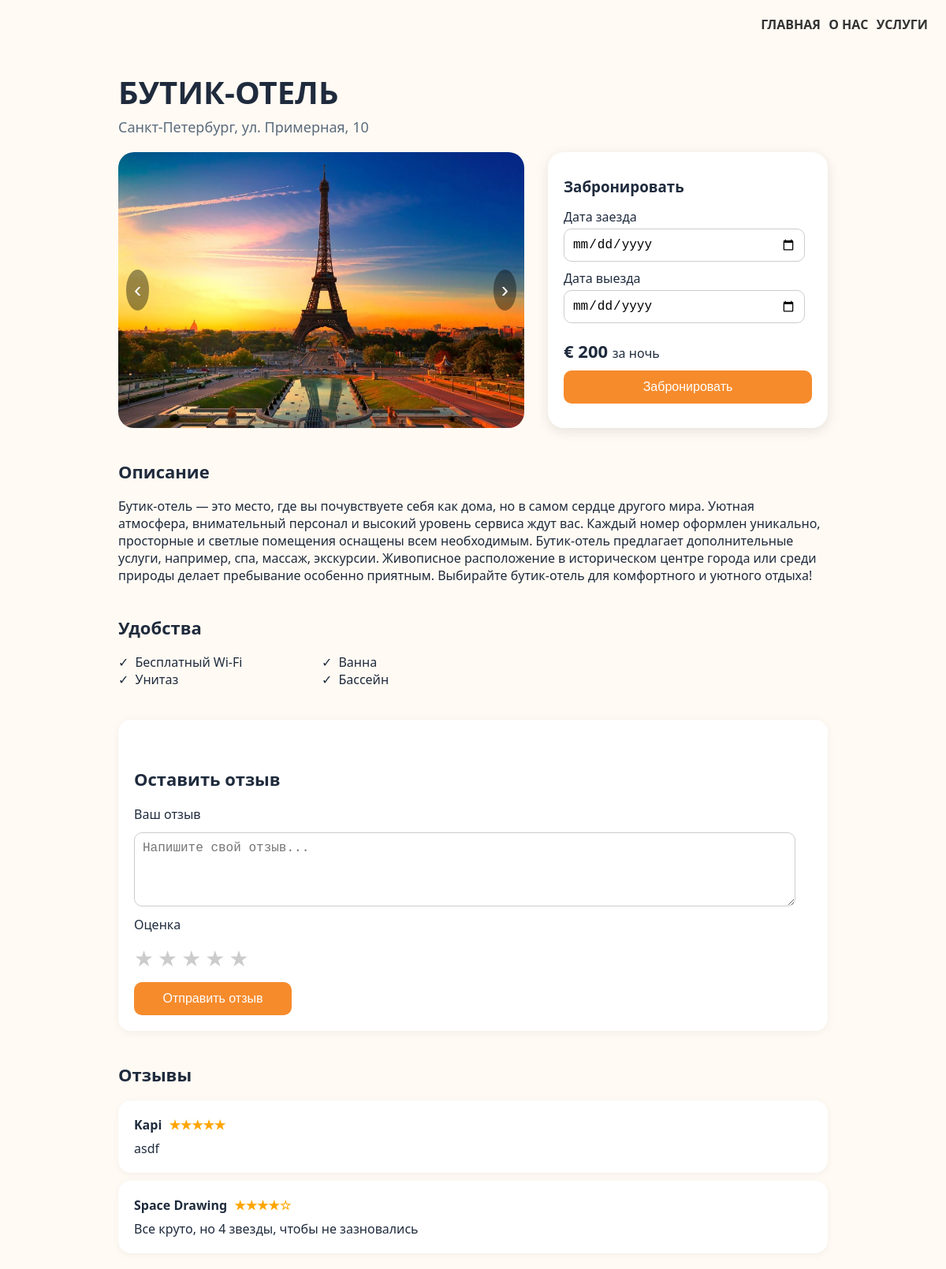
The page /hotel_menu/1 on the database its author committed.
### data/hotel.py (models this page shows)
class Hotel(SqlAlchemyBase):
    __tablename__ = 'hotel'
    id = sqlalchemy.Column(sqlalchemy.Integer, primary_key=True, autoincrement=True)
    image = sqlalchemy.Column(sqlalchemy.String)
    alternative = sqlalchemy.Column(sqlalchemy.String)
    title = sqlalchemy.Column(sqlalchemy.String)
    city = sqlalchemy.Column(sqlalchemy.String)
    price = sqlalchemy.Column(sqlalchemy.String)
    rating = sqlalchemy.Column(sqlalchemy.String)
    description = sqlalchemy.Column(sqlalchemy.String)
    conveniences = sqlalchemy.Column(sqlalchemy.String)
    reviews = orm.relationship("Review", back_populates="hotel")

### data/review.py (models this page shows)
class Review(SqlAlchemyBase):
    __tablename__ = 'review'
    id = sqlalchemy.Column(sqlalchemy.Integer, primary_key=True, autoincrement=True)
    text = sqlalchemy.Column(sqlalchemy.String, nullable=True, default='')
    rating = sqlalchemy.Column(sqlalchemy.Integer, nullable=True, default=0)
    username = sqlalchemy.Column(sqlalchemy.String, nullable=False)
    user_id = sqlalchemy.Column(sqlalchemy.Integer, sqlalchemy.ForeignKey("user.id"))
    user = orm.relationship("User", back_populates='reviews')
    hotel_id = sqlalchemy.Column(sqlalchemy.Integer, sqlalchemy.ForeignKey("hotel.id"))
    hotel = orm.relationship("Hotel", back_populates='reviews')

### main.py (the view, shortened to what this page needs)
@app.route("/hotel_menu/<index_hotel>", methods=["GET", "POST"])
def hotel_menu(index_hotel):
    db_sess = db_session.create_session()
    files = os.listdir(path=f"static/images_{index_hotel}")
    images = [
        url_for("static", filename=f"images_{index_hotel}/room{i}.jpg")
        for i in range(1, len(files) + 1)
    ]
    hotel_card = db_sess.query(Hotel).filter(Hotel.id == index_hotel).first().__dict__
    conveniences = hotel_card["conveniences"].split(";")
    reviews = db_sess.query(Review).filter(Review.hotel_id == index_hotel).all()
    review_list = [
        {
            "username": review.username,
            "text": review.text,
            "rating": review.rating,
        }
        for review in reviews
    ]
    return render_template(
        "hotel_menu.html",
        images=images,
        index_hotel=index_hotel,
        hotel_card=hotel_card,
        conveniences=conveniences,
        reviews=review_list,
    )

### data/db_session.py (called while the page is built)
def create_session() -> Session:
    global __factory
    return __factory()

### templates/hotel_menu.html (shortened to what this page needs)
<!DOCTYPE html>
<html lang="ru">
  <head>
    <link rel="stylesheet" href="../static/styles/hotel_menu.css" />
  </head>
  <body>
    <header>
      <nav class="navbar">
        <div class="nav-links">
          <a href="/">ГЛАВНАЯ</a>
          <a href="#">О НАС</a>
          <a href="#">УСЛУГИ</a>
        </div>
      </nav>
    </header>
    <div class="container">
      <h1>{{ hotel_card["title"] }}</h1>
      <div class="subheading">{{ hotel_card["city"] }}, ул. Примерная, 10</div>
      <div class="top-section">
        <div class="hotel-img">
          <button class="carousel-btn prev" onclick="prevImage()">‹</button>
          <img id="carousel-image" src="{{ images[0] }}" alt="Hotel Room" />
          <button class="carousel-btn next" onclick="nextImage()">›</button>
        </div>
        <div class="booking-panel">
          <h3>Забронировать</h3>
          <div class="input-group">
            <label for="checkin">Дата заезда</label>
            <input type="date" id="checkin" name="checkin" />
          </div>
          <div class="input-group">
            <label for="checkout">Дата выезда</label>
            <input type="date" id="checkout" name="checkout" />
          </div>
          <div class="price">
            € 200
            <span style="font-weight: normal; font-size: 16px">за ночь</span>
          </div>
          <button class="book-btn">Забронировать</button>
        </div>
      </div>
      <div class="description">
        <h2>Описание</h2>
        <p>{{ hotel_card["description"] }}</p>
      </div>
      <div class="amenities">
        <h2>Удобства</h2>
        <ul>
          {% for convenience in conveniences %}
          <li>{{ convenience }}</li>
          {% endfor %}
        </ul>
      </div>
      <div class="reviews">
        <div class="leave-review">
          <h2>Оставить отзыв</h2>
          <form class="review-form" method="post">
            <label for="review-text">Ваш отзыв</label>
            <textarea
              id="review-text"
              name="text"
              rows="4"
              placeholder="Напишите свой отзыв..."
            ></textarea>
            <label>Оценка</label>
            <div class="star-rating">
              <input type="radio" name="rating" id="star5" value="5" /><label
                for="star5"
                >★</label
              >
              <input type="radio" name="rating" id="star4" value="4" /><label
                for="star4"
                >★</label
              >
              <input type="radio" name="rating" id="star3" value="3" /><label
                for="star3"
                >★</label
              >
              <input type="radio" name="rating" id="star2" value="2" /><label
                for="star2"
                >★</label
              >
              <input type="radio" name="rating" id="star1" value="1" /><label
                for="star1"
                >★</label
              >
            </div>
            <button type="submit" class="submit-review">Отправить отзыв</button>
          </form>
        </div>
        <div class="review">
          <h2>Отзывы</h2>
          {% for review in reviews %}
          <div class="review-box">
            <strong
              >{{ review["username"] }}<span class="stars">
                {{ '★' * review["rating"] }}{{ '☆' * (5 - review["rating"]) }}
              </span></strong
            >
            {{ review["text"] }}
          </div>
          {% endfor %}
        </div>
      </div>
    </div>
  </body>
</html>

### static/styles/hotel_menu.css (style rules this page uses)
body { font-family: "Segoe UI", sans-serif; background-color: #fffaf3; color: #1f2b3d; margin: 0; padding: 20px; }
.container { max-width: 900px; margin: 0 auto; }
h1 { font-size: 40px; font-weight: 700; text-transform: uppercase; margin-bottom: 5px; }
h2 { font-size: 22px; margin-top: 40px; }
.navbar { display: flex; justify-content: flex-end; gap: 20px; padding-bottom: 20px; font-weight: 600; }
.nav-links a { color: #333; text-decoration: none; font-weight: bold; margin: 3px; transition: color 0.3s ease; }
.subheading { font-size: 18px; color: #5a6b7d; margin-bottom: 20px; }
.top-section { display: flex; gap: 30px; flex-wrap: wrap; }
.hotel-img { flex: 1 1 50%; position: relative; border-radius: 20px; overflow: hidden; min-height: 350px; display: flex; align-items: center; justify-content: center; }
.hotel-img img { width: 100%; height: 100%; object-fit: cover; border-radius: 10px; }
.booking-panel { flex: 1 1 50%; display: flex; flex-direction: column; justify-content: center; }
.carousel-btn { position: absolute; top: 50%; transform: translateY(-50%); background-color: rgba(0, 0, 0, 0.4); color: white; border: none; font-size: 28px; padding: 10px; cursor: pointer; border-radius: 50%; z-index: 10; }
.carousel-btn.prev { left: 10px; }
.carousel-btn.next { right: 10px; }
.booking-panel { flex: 1 1 250px; background-color: white; border-radius: 20px; padding: 20px; box-shadow: 0 4px 16px rgba(0, 0, 0, 0.1); animation: fadeIn 0.6s ease-in-out; }
.booking-panel h3 { margin: 0 0 15px; }
.booking-panel input { display: block; width: 90%; margin-bottom: 10px; padding: 10px; font-size: 16px; border-radius: 10px; border: 1px solid #ccc; transition: border-color 0.4s ease; }
.input-group { display: flex; flex-direction: column; gap: 4px; }
.price { font-size: 22px; font-weight: bold; margin: 10px 0; }
.book-btn { background-color: #f68b2c; color: white; padding: 12px; width: 100%; border: none; border-radius: 10px; font-size: 16px; cursor: pointer; transition: background-color 0.4s ease; }
.description, .amenities, .reviews { margin-top: 30px; }
.amenities ul { list-style: none; padding-left: 0; columns: 2; max-width: 500px; }
.amenities li::before { content: "\2713"; color: #1f2b3d; padding-right: 8px; }
.leave-review { margin-top: 40px;; background: #ffffff; padding: 20px; border-radius: 16px; box-shadow: 0 2px 12px rgba(0, 0, 0, 0.05); animation: fadeIn 0.6s ease-in-out; }
.review-form { display: flex; flex-direction: column; gap: 12px; }
.review-form textarea { width: 95%; padding: 10px; border-radius: 10px; border: 1px solid #ccc; font-size: 16px; resize: vertical; }
.star-rating { display: flex; flex-direction: row-reverse; justify-content: start; gap: 5px; }
.star-rating label { font-size: 28px; color: #ccc; cursor: pointer; transition: color 0.3s; }
.submit-review { background-color: #f68b2c; color: white; padding: 12px; border: none; border-radius: 10px; font-size: 16px; cursor: pointer; width: 200px; transition: background-color 0.3s; }
.review-box { background-color: white; border-radius: 16px; padding: 20px; margin-top: 10px; box-shadow: 0 2px 10px rgba(0, 0, 0, 0.05); animation: slideUp 0.6s ease-in-out; }
.review-box strong { display: block; margin-bottom: 8px; }
.stars { color: orange; margin-left: 5px; }

### rows shown on the page
Hotel: title "БУТИК-ОТЕЛЬ", city "Санкт-Петербург", description "Бутик-отель — это место, где вы почувствуете себя как дома, но в самом сердце другого мира. Уютная атмосфера, внимательный персонал и высокий уровень сервиса ждут вас. Каждый номер оформлен уникально, просторные и светлые помещения оснащены всем необходимым. Бутик-отель предлагает дополнительные услуги, например, спа, массаж, экскурсии. Живописное расположение в историческом центре города или среди природы делает пребывание особенно приятным. Выбирайте бутик-отель для комфортного и уютного отдыха!"
Review: username "Kapi", rating "★★★★★", text "asdf"
Review: username "Space Drawing", rating "★★★★", rating "☆", text "Все круто, но 4 звезды, чтобы не зазновались"

### other values the page prints
{{ convenience }} "Бесплатный Wi-Fi" "Унитаз" "Ванна" "Бассейн"
